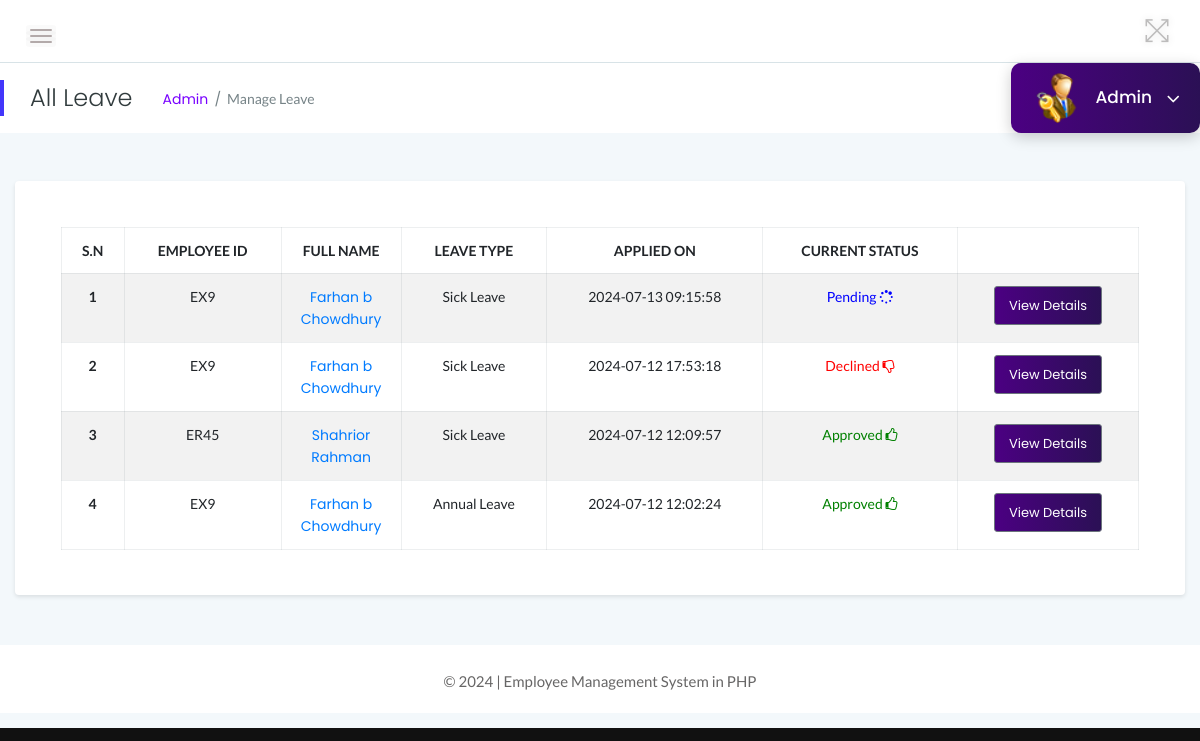
/admin/all_leave.php (signed in), run on the app's committed database.
### tables this page shows
CREATE TABLE `leaves` (
  `id` int(11) NOT NULL,
  `LeaveType` varchar(110) NOT NULL,
  `ToDate` varchar(120) NOT NULL,
  `FromDate` varchar(120) NOT NULL,
  `Description` mediumtext NOT NULL,
  `PostingDate` timestamp NOT NULL DEFAULT current_timestamp(),
  `AdminRemark` mediumtext DEFAULT NULL,
  `AdminRemarkDate` varchar(120) DEFAULT NULL,
  `Status` int(1) NOT NULL,
  `IsRead` int(1) NOT NULL,
  `empid` int(11) DEFAULT NULL
);

CREATE TABLE `employees` (
  `id` int(11) NOT NULL,
  `EmpId` varchar(100) NOT NULL,
  `FirstName` varchar(150) NOT NULL,
  `LastName` varchar(150) NOT NULL,
  `Email` varchar(200) NOT NULL,
  `Password` varchar(180) NOT NULL,
  `Gender` varchar(100) NOT NULL,
  `Dob` varchar(100) NOT NULL,
  `Department` varchar(255) NOT NULL,
  `Address` varchar(255) NOT NULL,
  `City` varchar(200) NOT NULL,
  `Phone` char(11) NOT NULL,
  `Status` int(1) NOT NULL,
  `RegDate` timestamp NOT NULL DEFAULT current_timestamp()
);

### admin/all_leave.php (the view, shortened to what this page needs)
<?php
include('../includes/db_connection.php');
$page_title = "All Leave";
$breadcrumb = "Manage Leave";
?>
<!DOCTYPE html>
<html lang="en">
<head>
    <link rel="stylesheet" href="../assets/css/bootstrap.min.css">
    <link rel="stylesheet" href="../assets/css/font-awesome.min.css">
    <link rel="stylesheet" href="../assets/css/themify-icons.css">
    <link rel="stylesheet" href="../assets/css/metisMenu.css">
    <link rel="stylesheet" href="../assets/css/owl.carousel.min.css">
    <link rel="stylesheet" href="../assets/css/slicknav.min.css">
    <link rel="stylesheet" href="https://www.amcharts.com/lib/3/plugins/export/export.css" type="text/css" media="all" />
    <link rel="stylesheet" type="text/css" href="https://cdn.datatables.net/1.10.19/css/jquery.dataTables.css">
    <link rel="stylesheet" type="text/css" href="https://cdn.datatables.net/1.10.18/css/dataTables.bootstrap4.min.css">
    <link rel="stylesheet" type="text/css" href="https://cdn.datatables.net/responsive/2.2.3/css/responsive.bootstrap.min.css">
    <link rel="stylesheet" type="text/css" href="https://cdn.datatables.net/responsive/2.2.3/css/responsive.jqueryui.min.css">
    <link rel="stylesheet" href="../assets/css/typography.css">
    <link rel="stylesheet" href="../assets/css/default-css.css">
    <link rel="stylesheet" href="../assets/css/styles.css">
    <link rel="stylesheet" href="../assets/css/responsive.css">
</head>
<body>
    <div class="page-container">
        <div class="main-content">
            <?php include '../admin/layout/header.php'; ?>
            <div class="main-content-inner">
                <div class="row">
                    <div class="col-12 mt-5">
                        <div class="card">
                            <div class="card-body">
                                <div class="single-table">
                                    <div class="table-responsive">
                                        <table class="table table-hover table-striped table-bordered progress-table text-center">
                                            <thead class="text-uppercase">
                                                <tr>
                                                    <th>S.N</th>
                                                    <th>Employee ID</th>
                                                    <th width="120">Full Name</th>
                                                    <th>Leave Type</th>
                                                    <th>Applied On</th>
                                                    <th>Current Status</th>
                                                    <th></th>
                                                </tr>
                                            </thead>
                                            <tbody>
                                                <?php
                                                $sql = "SELECT leaves.id as lid, employees.FirstName, employees.LastName, employees.EmpId, employees.id, leaves.LeaveType, leaves.PostingDate, leaves.Status
                                                        FROM leaves
                                                        JOIN employees ON leaves.empid = employees.id
                                                        ORDER BY lid DESC";
                                                $query = $dbh->prepare($sql);
                                                $query->execute();
                                                $results = $query->fetchAll(PDO::FETCH_OBJ);
                                                $cnt = 1;
                                                if ($query->rowCount() > 0) {
                                                    foreach ($results as $result) {
                                                ?>
                                                <tr>
                                                    <td> <b><?php echo htmlentities($cnt); ?></b></td>
                                                    <td><?php echo htmlentities($result->EmpId); ?></td>
                                                    <td>
                                                        <a href="update_employee.php?empid=<?php echo htmlentities($result->id); ?>" target="_blank">
                                                            <?php echo htmlentities($result->FirstName . " " . $result->LastName); ?>
                                                        </a>
                                                    </td>
                                                    <td><?php echo htmlentities($result->LeaveType); ?></td>
                                                    <td><?php echo htmlentities($result->PostingDate); ?></td>
                                                    <td>
                                                        <?php
                                                        $stats = $result->Status;
                                                        if ($stats == 1) {
                                                            echo '<span style="color: green">Approved <i class="fa fa-thumbs-o-up"></i></span>';
                                                        } elseif ($stats == 2) {
                                                            echo '<span style="color: red">Declined <i class="fa fa-thumbs-o-down"></i></span>';
                                                        } else {
                                                            echo '<span style="color: blue">Pending <i class="fa fa-spinner"></i></span>';
                                                        }
                                                        ?>
                                                    </td>
                                                    <td>
                                                        <a href="leave_details.php?leaveid=<?php echo htmlentities($result->lid); ?>" class="btn btn-secondary btn-sm"> View Details</a>
                                                    </td>
                                                </tr>
                                                <?php
                                                    $cnt++;
                                                    }
                                                }
                                                ?>
                                            </tbody>
                                        </table>
                                    </div>
                                </div>
                            </div>
                        </div>
                    </div>
                </div>
            </div>
            <?php include '../admin/layout/footer.php'; ?>
        </div>
    </div>
</body>
</html>

### admin/layout/header.php (shortened to what this page needs)
<?php
$query = "SELECT FullName FROM admin WHERE UserName = '" . $_SESSION['admin_login'] . "'";
$result = $dbh->query($query);
$row = $result->fetch(PDO::FETCH_ASSOC);
$full_name = $row['FullName'];
?>
<div class="header-area">
    <div class="row align-items-center">
        <div class="col-md-6 col-sm-8 clearfix">
            <div class="nav-btn pull-left">
                <span></span>
                <span></span>
                <span></span>
            </div>
        </div>
        <div class="col-md-6 col-sm-4 clearfix">
            <ul class="notification-area pull-right">
                <li id="full-view"><i class="ti-fullscreen"></i></li>
            </ul>
        </div>
    </div>
</div>
<div class="page-title-area">
    <div class="row align-items-center">
        <div class="col-sm-6">
            <div class="breadcrumbs-area clearfix">
                <h4 class="page-title pull-left"><?php echo htmlspecialchars($page_title); ?></h4>
                <ul class="breadcrumbs pull-left">
                    <li><a href="dashboard.php">Admin</a></li>
                    <li><span><?php echo htmlspecialchars($breadcrumb); ?></span></li>
                </ul>
            </div>
        </div>
        <div class="col-sm-6 clearfix">
            <div class="user-profile pull-right">
                <img class="avatar user-thumb" src="../assets/images/admin.png" alt="avatar">
                <h4 class="user-name dropdown-toggle" data-toggle="dropdown">
                    <?php echo htmlspecialchars($full_name); ?> <i class="fa fa-angle-down"></i>
                </h4>
            </div>
        </div>
    </div>
</div>

### assets/css/styles.css (style rules this page uses)
.page-container { width: 100%; height: 100%; min-height: 100vh; padding-left: 280px; -webkit-transition: padding-left 0.3s ease 0s; transition: padding-left 0.3s ease 0s; }
.sbar_collapsed.page-container { padding-left: 0; }
.card { display: flex; flex-direction: column; justify-content: center; align-items: center; height: auto; border: none; border-radius: 4px; background-color: #fff; -webkit-transition: all 0.3s ease 0s; transition: all 0.3s ease 0s; box-shadow: 0 2px 4px rgba(0, 0, 0, 0.1); padding: 20px; }
.card-body { padding: 25.6px; padding: 1.6rem; width: 100%; }
.main-content { width: 100%; background: #f3f8fb; }
.main-content-inner { padding: 0 30px 50px; }
.header-area { padding: 15px 30px; background: #fff; border-bottom: 1px solid #d8e3e7; }
.nav-btn { margin: 10px 30px 0 0; cursor: pointer; }
.nav-btn span { display: block; width: 22px; height: 2px; background: #b3aaaa; margin: 4px 0; border-radius: 15px; -webkit-transition: all 0.3s ease 0s; transition: all 0.3s ease 0s; box-shadow: 0 0 0 4px rgba(99, 96, 96, 0.03); }
.nav-btn span:nth-child(2) { opacity: 0; }
.nav-btn span:first-child { -webkit-transform: rotate(45deg) translate(5px, 5px); transform: rotate(45deg) translate(5px, 5px); }
.nav-btn span:last-child { -webkit-transform: rotate(-45deg) translate(3px, -3px); transform: rotate(-45deg) translate(3px, -3px); }
.sbar_collapsed .nav-btn span { transform: none; opacity: 1; }
.notification-area { -webkit-user-select: none; -moz-user-select: none; -ms-user-select: none; user-select: none; position: relative; z-index: 1; }
.notification-area li { display: inline-block; margin-left: 20px; cursor: pointer; -webkit-user-select: none; -moz-user-select: none; -ms-user-select: none; user-select: none; }
.notification-area li > i { font-size: 26px; color: #bdbcbc; vertical-align: middle; text-shadow: 0 0 8px rgba(0, 0, 0, 0.12); -webkit-transition: color 0.3s ease 0s; transition: color 0.3s ease 0s; }
.notification-area li#full-view { display: inline-block; }
.page-title-area { padding: 0 30px; background: #fff; position: relative; }
.page-title-area:before { content: ""; position: absolute; left: 0; top: 50%; width: 4px; height: 36px; background: var(--primary-color); -webkit-transform: translateY(-50%); transform: translateY(-50%); }
.page-title { font-size: 24px; font-weight: 300; color: #313b3d; letter-spacing: 0; margin-right: 30px; }
ul.breadcrumbs { margin-top: 4px; }
.breadcrumbs li { display: inline-block; }
.breadcrumbs li a, .breadcrumbs li span { display: block; font-size: 14px; font-weight: 400; color: #7801ff; letter-spacing: 0; margin-right: 16px; position: relative; }
.breadcrumbs li a:before { content: "/"; color: #768387; position: absolute; right: -13px; top: 0; }
.breadcrumbs li span { margin-right: 0; color: #768387; text-transform: capitalize; }
.user-profile { margin-right: -30px; display: flex; align-items: center; flex-wrap: wrap; background: linear-gradient(to right, #4b0082 0%, #2b1055 100%); padding: 10px 20px; position: relative; border-radius: 10px; box-shadow: 0 4px 15px rgba(0, 0, 0, 0.2); transition: background 0.3s ease, box-shadow 0.3s ease; }
.user-profile img.avatar { border-radius: 50%; margin-right: 15px; width: 50px; height: 50px; }
.user-profile h4.user-name { color: #fff; margin: 0; font-weight: 500; cursor: pointer; }
.user-name { font-size: 17px; font-weight: 500; color: #fff; letter-spacing: 0; cursor: pointer; -webkit-user-select: none; -moz-user-select: none; -ms-user-select: none; user-select: none; }
.user-name i { margin-left: 10px; font-size: 21px; vertical-align: middle; position: relative; }
.notification-area .dropdown-toggle, .user-name.dropdown-toggle { position: relative; }
.notification-area .dropdown-toggle:after, .user-name.dropdown-toggle:after { display: none; }
.btn { padding: 11px 17px; font-size: 13px; letter-spacing: 0; }
.btn-sm { padding: 9px 14px; background: linear-gradient(to right, #4b0082 0%, #2b1055 100%); }
.single-table .table { margin-bottom: 0; }
table tr th { border-bottom: none; }
table tr th, table tr td { border-top: 1px solid rgba(120, 130, 140, 0.13) !important; }
.table-bordered td, .table-bordered th { border: 1px solid rgba(120, 130, 140, 0.13) !important; }
body { background: url('../assets/images/admin_login.webp') no-repeat center center fixed; background-size: cover; }

### data on the page
leaves: employees.EmpId "EX9", employees.FirstName+LastName "Farhan b Chowdhury", LeaveType "Sick Leave", PostingDate "2024-07-13 09:15:58", Status "Pending"
leaves: employees.EmpId "EX9", employees.FirstName+LastName "Farhan b Chowdhury", LeaveType "Sick Leave", PostingDate "2024-07-12 17:53:18", Status "Declined"
leaves: employees.EmpId "ER45", employees.FirstName+LastName "Shahrior Rahman", LeaveType "Sick Leave", PostingDate "2024-07-12 12:09:57", Status "Approved"
leaves: employees.EmpId "EX9", employees.FirstName+LastName "Farhan b Chowdhury", LeaveType "Annual Leave", PostingDate "2024-07-12 12:02:24", Status "Approved"

### other printed values
$page_title "All Leave"
$breadcrumb "Manage Leave"
$full_name "Admin"
